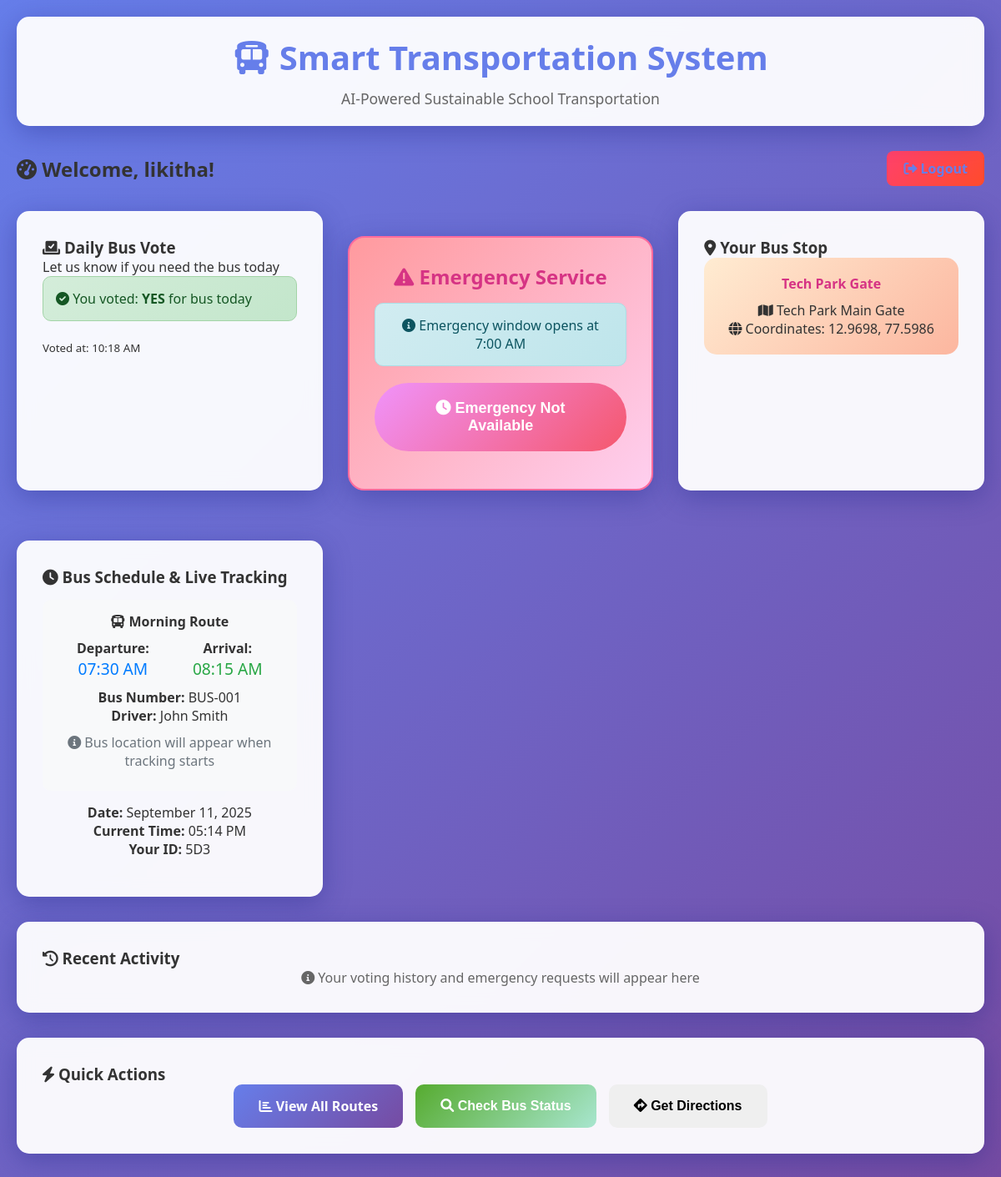
Screenshot of /dashboard (signed in) with the database file from the repository.
### app.py (models this page shows)
class Student(UserMixin, db.Model):
    id = db.Column(db.Integer, primary_key=True)
    student_id = db.Column(db.String(20), unique=True, nullable=False)
    name = db.Column(db.String(100), nullable=False)
    password_hash = db.Column(db.String(120), nullable=False)
    stop_id = db.Column(db.Integer, db.ForeignKey('bus_stop.id'), nullable=False)
    created_at = db.Column(db.DateTime, default=datetime.utcnow)
    stop = db.relationship('BusStop', backref='students')
    votes = db.relationship('DailyVote', backref='student', lazy=True)
    emergency_requests = db.relationship('EmergencyRequest', backref='student', lazy=True)

class DailyVote(db.Model):
    id = db.Column(db.Integer, primary_key=True)
    student_id = db.Column(db.Integer, db.ForeignKey('student.id'), nullable=False)
    vote_date = db.Column(db.Date, nullable=False)
    needs_bus = db.Column(db.Boolean, nullable=False)
    voted_at = db.Column(db.DateTime, default=datetime.utcnow)
    __table_args__ = (db.UniqueConstraint('student_id', 'vote_date', name='unique_daily_vote'),)

class BusStop(db.Model):
    id = db.Column(db.Integer, primary_key=True)
    name = db.Column(db.String(100), nullable=False)
    latitude = db.Column(db.Float, nullable=False)
    longitude = db.Column(db.Float, nullable=False)
    address = db.Column(db.String(200))
    created_at = db.Column(db.DateTime, default=datetime.utcnow)

class BusSchedule(db.Model):
    id = db.Column(db.Integer, primary_key=True)
    route_name = db.Column(db.String(100), nullable=False)
    departure_time = db.Column(db.Time, nullable=False)
    arrival_time = db.Column(db.Time, nullable=False)
    bus_number = db.Column(db.String(20), nullable=False)
    driver_name = db.Column(db.String(100), nullable=False)
    is_active = db.Column(db.Boolean, default=True)
    created_at = db.Column(db.DateTime, default=datetime.utcnow)

### app.py (the view)
@app.route('/dashboard')
@login_required
def dashboard():
    today = datetime.now().date()
    now = datetime.now()
    today_vote = DailyVote.query.filter_by(
        student_id=current_user.id,
        vote_date=today
    ).first()
    emergency_active = False
    current_time = now.time()
    if current_time >= datetime.strptime("07:00", "%H:%M").time() and \
       current_time <= datetime.strptime("07:30", "%H:%M").time():
        emergency_active = True
    user_stop = BusStop.query.get(current_user.stop_id)
    bus_schedule = BusSchedule.query.filter_by(is_active=True).first()
    bus_location = BusLocation.query.order_by(BusLocation.timestamp.desc()).first()
    return render_template('dashboard.html',
                         current_user=current_user,
                         today_vote=today_vote,
                         emergency_active=emergency_active,
                         user_stop=user_stop,
                         now=now,
                         bus_schedule=bus_schedule,
                         bus_location=bus_location)

### app.py (called while the page is built)
@login_manager.user_loader
def load_user(user_id):
    return Student.query.get(int(user_id))

### templates/dashboard.html (shortened to what this page needs)
{% extends "base.html" %}
{% block content %}
<div class="nav">
    <h2><i class="fas fa-tachometer-alt"></i> Welcome, {{ current_user.name }}!</h2>
    <a href="{{ url_for('logout') }}" class="btn btn-danger">
        <i class="fas fa-sign-out-alt"></i> Logout
    </a>
</div>
<div class="dashboard-grid">
    <div class="card">
        <h3><i class="fas fa-vote-yea"></i> Daily Bus Vote</h3>
        <p>Let us know if you need the bus today</p>
        {% if today_vote %}
            <div class="alert alert-success">
                <i class="fas fa-check-circle"></i>
                You voted: <strong>{{ 'YES' if today_vote.needs_bus else 'NO' }}</strong> for bus today
            </div>
            <p><small>Voted at: {{ today_vote.voted_at.strftime('%I:%M %p') }}</small></p>
        {% endif %}
    </div>
    <div class="card emergency-section {% if emergency_active %}emergency-active{% endif %}">
        <h3><i class="fas fa-exclamation-triangle"></i> Emergency Service</h3>
        {% if emergency_active %}
            <div class="alert alert-danger">
                <i class="fas fa-clock"></i> Emergency window is active (7:00 AM - 7:30 AM)
            </div>
            <button onclick="requestEmergency()" class="btn btn-warning">
                <i class="fas fa-bell"></i> Request Emergency Bus
            </button>
            <p><small>Click if you missed your regular bus</small></p>
        {% else %}
            <div class="alert alert-info">
                <i class="fas fa-info-circle"></i> Emergency window opens at 7:00 AM
            </div>
            <button class="btn btn-warning" disabled>
                <i class="fas fa-clock"></i> Emergency Not Available
            </button>
        {% endif %}
    </div>
    <div class="card">
        <h3><i class="fas fa-map-marker-alt"></i> Your Bus Stop</h3>
        <div class="stop-info">
            <h4>{{ user_stop.name }}</h4>
            <p><i class="fas fa-map"></i> {{ user_stop.address }}</p>
            <p><i class="fas fa-globe"></i> Coordinates: {{ "%.4f"|format(user_stop.latitude) }}, {{ "%.4f"|format(user_stop.longitude) }}</p>
        </div>
    </div>
    <div class="card">
        <h3><i class="fas fa-clock"></i> Bus Schedule & Live Tracking</h3>
        <div style="text-align: center;">
            {% if bus_schedule %}
                <div style="margin: 15px 0; padding: 15px; background: #f8f9fa; border-radius: 10px;">
                    <h4><i class="fas fa-bus"></i> {{ bus_schedule.route_name }}</h4>
                    <div style="display: flex; justify-content: space-around; margin: 10px 0;">
                        <div>
                            <strong>Departure:</strong><br>
                            <span style="font-size: 1.2em; color: #007bff;">{{ bus_schedule.departure_time.strftime('%I:%M %p') }}</span>
                        </div>
                        <div>
                            <strong>Arrival:</strong><br>
                            <span style="font-size: 1.2em; color: #28a745;">{{ bus_schedule.arrival_time.strftime('%I:%M %p') }}</span>
                        </div>
                    </div>
                    <div style="margin: 10px 0;">
                        <strong>Bus Number:</strong> {{ bus_schedule.bus_number }}<br>
                        <strong>Driver:</strong> {{ bus_schedule.driver_name }}
                    </div>
                    {% if bus_location %}
                        <div style="margin: 15px 0; padding: 10px; background: #d4edda; border-radius: 5px;">
                            <strong><i class="fas fa-map-marker-alt"></i> Live Location:</strong><br>
                            <span id="live-location">{{ bus_location.status.title() }}</span><br>
                            <small>Updated: {{ bus_location.timestamp.strftime('%I:%M %p') }}</small>
                        </div>
                    {% else %}
                        <div style="margin: 10px 0; color: #6c757d;">
                            <i class="fas fa-info-circle"></i> Bus location will appear when tracking starts
                        </div>
                    {% endif %}
                </div>
            {% else %}
                <div style="margin: 15px 0; color: #6c757d;">
                    <i class="fas fa-info-circle"></i> Bus schedule will be available after route optimization
                </div>
            {% endif %}
            <div style="margin: 15px 0;">
                <strong>Date:</strong> {{ now.strftime('%B %d, %Y') }}<br>
                <strong>Current Time:</strong> {{ now.strftime('%I:%M %p') }}<br>
                <strong>Your ID:</strong> {{ current_user.student_id }}
            </div>
        </div>
    </div>
</div>
<div class="card">
    <h3><i class="fas fa-history"></i> Recent Activity</h3>
    <div style="text-align: center; color: #666;">
        <i class="fas fa-info-circle"></i>
        Your voting history and emergency requests will appear here
    </div>
</div>
<div class="card">
    <h3><i class="fas fa-bolt"></i> Quick Actions</h3>
    <div style="display: flex; gap: 15px; flex-wrap: wrap; justify-content: center;">
        <a href="{{ url_for('admin_dashboard_secure') }}" class="btn btn-primary">
            <i class="fas fa-chart-bar"></i> View All Routes
        </a>
        <button onclick="checkBusStatus()" class="btn btn-success">
            <i class="fas fa-search"></i> Check Bus Status
        </button>
        <button onclick="getDirections()" class="btn btn-info">
            <i class="fas fa-directions"></i> Get Directions
        </button>
    </div>
</div>
{% endblock %}

### static/css/style.css (style rules this page uses)
* { margin: 0; padding: 0; box-sizing: border-box; }
body { font-family: 'Segoe UI', Tahoma, Geneva, Verdana, sans-serif; background: linear-gradient(135deg, #667eea 0%, #764ba2 100%); min-height: 100vh; color: #333; }
.card { background: rgba(255, 255, 255, 0.95); backdrop-filter: blur(10px); border-radius: 15px; padding: 30px; margin-bottom: 30px; box-shadow: 0 8px 32px rgba(31, 38, 135, 0.37); border: 1px solid rgba(255, 255, 255, 0.18); transition: transform 0.3s ease, box-shadow 0.3s ease; }
.btn { padding: 15px 30px; border: none; border-radius: 10px; font-size: 16px; font-weight: 600; cursor: pointer; transition: all 0.3s ease; text-decoration: none; display: inline-block; text-align: center; }
.btn-primary { background: linear-gradient(135deg, #667eea, #764ba2); color: white; }
.btn-success { background: linear-gradient(135deg, #56ab2f, #a8e6cf); color: white; }
.btn-danger { background: linear-gradient(135deg, #ff416c, #ff4b2b); color: white; }
.btn-warning { background: linear-gradient(135deg, #f093fb, #f5576c); color: white; font-size: 18px; padding: 20px 40px; border-radius: 50px; animation: pulse 2s infinite; }
.emergency-section { background: linear-gradient(135deg, #ff9a9e, #fecfef); border: 2px solid #ff6b9d; text-align: center; padding: 30px; border-radius: 20px; margin: 30px 0; }
.emergency-section h3 { color: #d63384; margin-bottom: 15px; font-size: 1.5rem; }
.alert { padding: 15px; border-radius: 10px; margin-bottom: 20px; font-weight: 500; }
.alert-success { background: linear-gradient(135deg, #d4edda, #c3e6cb); border: 1px solid #a3d4a7; color: #155724; }
.alert-info { background: linear-gradient(135deg, #d1ecf1, #bee5eb); border: 1px solid #abdde5; color: #0c5460; }
.dashboard-grid { display: grid; grid-template-columns: repeat(auto-fit, minmax(300px, 1fr)); gap: 30px; margin-top: 30px; }
.stop-info { background: linear-gradient(135deg, #ffecd2, #fcb69f); border-radius: 15px; padding: 20px; text-align: center; }
.stop-info h4 { color: #d63384; margin-bottom: 10px; }
.nav { display: flex; justify-content: space-between; align-items: center; margin-bottom: 20px; }
.nav a { color: #667eea; text-decoration: none; font-weight: 600; padding: 10px 20px; border-radius: 8px; transition: background 0.3s ease; }

### rows the page displays
Student: name "likitha", student_id "5D3"
DailyVote: needs_bus "YES", voted_at "10:18 AM"
BusStop: name "Tech Park Gate", address "Tech Park Main Gate", latitude "12.9698", longitude "77.5986"
BusSchedule: route_name "Morning Route", departure_time "07:30 AM", arrival_time "08:15 AM", bus_number "BUS-001", driver_name "John Smith"

### other values shown
{{ now.strftime('%B %d, %Y') }} "September 11, 2025"
{{ now.strftime('%I:%M %p') }} "05:14 PM"
